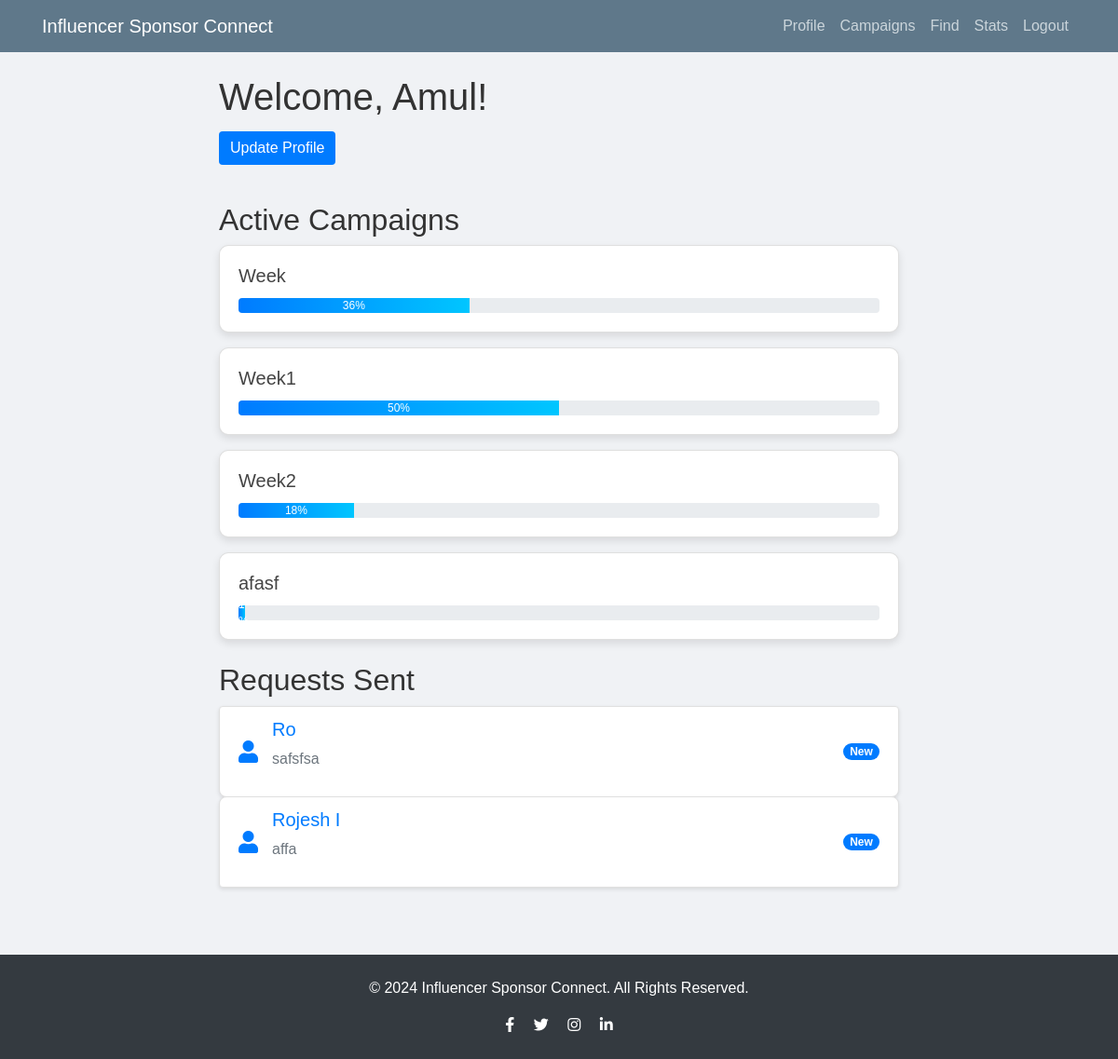
/sprofile (signed in), run on an earlier commit of the app's database.
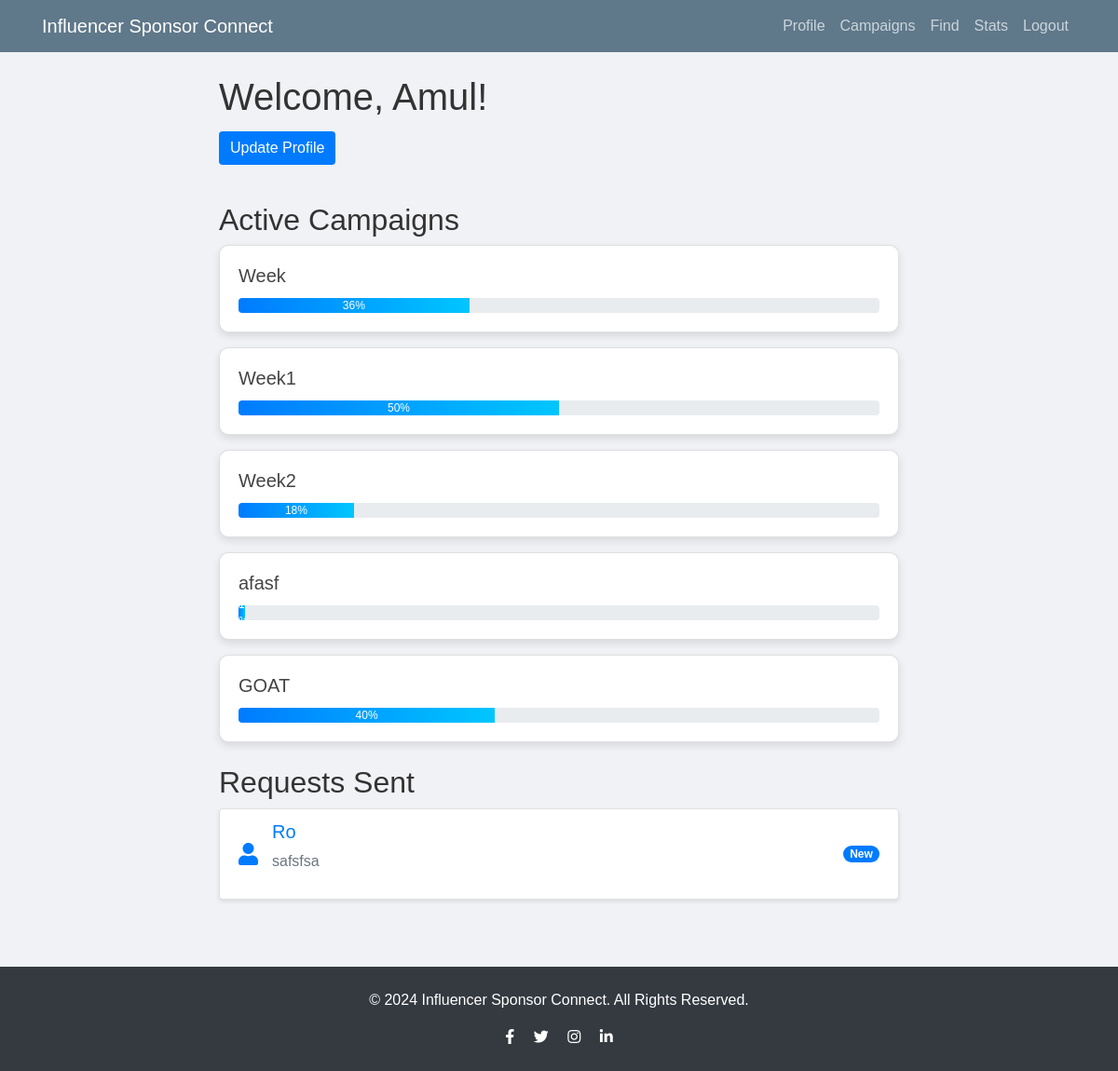
And on a later commit of the database.
### Flask/models.py (models this page shows)
class Campaign(db.Model,UserMixin):
    __tablename__ = 'campaigns'
    id = db.Column(db.Integer, primary_key=True)
    user_id = db.Column(db.Integer, db.ForeignKey('user.id'), nullable=False)  # Added user_id
    campaign_name = db.Column(db.String(120), nullable=False)
    category = db.Column(db.String(80))
    budget = db.Column(db.Float)
    status = db.Column(db.String(80))
    products = db.Column(db.String(200))
    goals = db.Column(db.String(200))
    progress = db.Column(db.Integer)
    start_date = db.Column(db.Date)
    end_date = db.Column(db.Date)
    ad_requests = db.relationship('AdRequest', back_populates='campaign', cascade="all, delete-orphan")
    sponsor = db.relationship('User', backref=db.backref('campaigns', lazy=True))

class AdRequest(db.Model,UserMixin):
    __tablename__ = 'ad_requests'
    id = db.Column(db.Integer, primary_key=True)
    campaign_id = db.Column(db.Integer, db.ForeignKey('campaigns.id'), nullable=False)
    ad_name = db.Column(db.String(120), nullable=False)
    description = db.Column(db.Text, nullable=False)
    budget = db.Column(db.Float, nullable=False)
    goal = db.Column(db.String(120), nullable=False)
    influencer_name = db.Column(db.String(100), nullable=True)
    status = db.Column(db.String(120), nullable=False)
    campaign = db.relationship('Campaign', back_populates='ad_requests')
    user_id = db.Column(db.Integer, db.ForeignKey('user.id'), nullable=False)
    sponsor = db.relationship('User', backref=db.backref('ad_requests', lazy=True))

### Flask/routes.py (the view)
@app.route("/sprofile",methods=['GET','POST'])
@login_required
def sprofile():
    user_id = session.get('user_id')
    if not user_id:
        return render_template('landing_page.html')
    user = User.query.get_or_404(user_id)
    if user.role == 'influencer':
        return redirect(url_for('iprofile'))
    if 'user_id' in session:
        sponsor_id = session['user_id']
        sponsor = User.query.filter_by(id=sponsor_id, role='sponsor').first()
        if sponsor:
            new_requests = AdRequest.query.filter_by(status='NIL' , user_id=sponsor_id).all()
            active_campaigns = Campaign.query.filter_by( user_id=sponsor_id).all()
            sponsor_profile_data = {
                'username':sponsor.username,
                'name': sponsor.company_name,
                'category':sponsor.category,
                'active_campaigns': [{'id': campaign.id, 'name': campaign.campaign_name, 'progress': campaign.progress} for campaign in active_campaigns],
                'new_requests': [{'id': request.id, 'influencer_name': request.influencer_name, 'ad_details': request.ad_name} for request in new_requests]
            }
            return render_template('Sprofile.html', sponsor_profile=sponsor_profile_data)
        else:
            return "Sponsor not found."
    else:
        return "Please log in as a sponsor."

### Flask/__init__.py (called while the page is built)
@login_manager.user_loader
def load_user(user_id):
    from Flask.models import User
    return User.query.get(int(user_id))

### Flask/templates/Sprofile.html (shortened to what this page needs)
{% extends "layout.html" %}
{% block content %}
    <h1>Welcome, {{ sponsor_profile.name }}!</h1>
    <button type="button" class="btn btn-primary mb-3" data-toggle="modal" data-target="#updateProfileModal">
        Update Profile
    </button>
    <div class="my-4">
        <h2>Active Campaigns</h2>
        {% for campaign in sponsor_profile.active_campaigns %}
            <div class="card mb-3">
                <div class="card-body">
                    <h5 class="card-title">{{ campaign.name }}</h5>
                    <div class="progress">
                        <div class="progress-bar" role="progressbar" style="width: {{ campaign.progress }}%;" aria-valuenow="{{ campaign.progress }}" aria-valuemin="0" aria-valuemax="100">{{ campaign.progress }}%</div>
                    </div>
                </div>
            </div>
        {% endfor %}
    </div>
    <div class="my-4">
        <h2>Requests Sent</h2>
        <ul class="list-group">
            {% for request in sponsor_profile.new_requests %}
                <li class="list-group-item d-flex justify-content-between align-items-center">
                    <div class="d-flex align-items-center">
                        <i class="icon fas fa-user"></i>
                        <div>
                            <h5>{{ request.influencer_name }}</h5>
                            <p>{{ request.ad_details }}</p>
                        </div>
                    </div>
                    <span class="badge badge-primary badge-pill">New</span>
                </li>
            {% endfor %}
        </ul>
    </div>
{% endblock %}

What changed in the data, as far as the page shows it:
no longer on this page (row edited): AdRequest: influencer_name "Rojesh I", ad_details "affa"
added Campaign: name "GOAT", progress "40"
